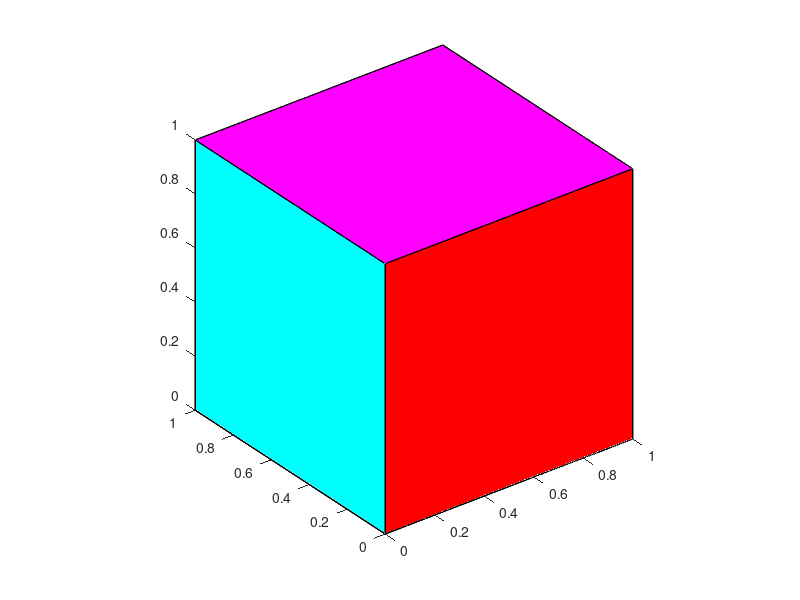

The MATLAB script that drew this image:
clear all
clc


vert = [0 0 0;1 0 0;1 1 0;0 1 0;0 0 1;1 0 1;1 1 1;0 1 1];
fac = [1 2 6 5;2 3 7 6;3 4 8 7;4 1 5 8;1 2 3 4;5 6 7 8];
patch('Vertices',vert,'Faces',fac,...
      'FaceVertexCData',hsv(6),'FaceColor','flat')



view(3)
axis vis3d